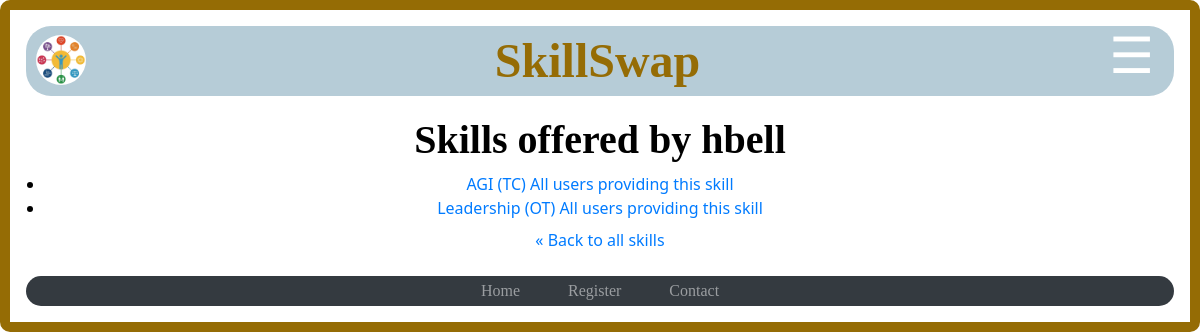
Screenshot of /browse/user/hbell/ with the database file from the repository.
### skills/models.py (models this page shows, shortened)
class AddSkills(models.Model):
    user = models.ForeignKey(User, on_delete=models.CASCADE, related_name='userOffer')
    created = models.DateTimeField(auto_now_add=True)
    title = models.CharField(max_length=100)
    category = models.CharField(max_length=2, choices=CATEGORIES, default='OT')
    availability = models.BooleanField()
    location = models.CharField(max_length=100)
    description = models.TextField(max_length=200) # very big, please make it look better
    average_rating = models.FloatField(default=0.0)
    slug = models.SlugField(blank=True)

### browse/views.py (the view)
# urls.py: path('user/<str:username>/', skill_view, name='skills_by_user'),
def skill_view(request, username=None, skill_name=None):
    user = get_object_or_404(User, username=username)
    skills_qs = AddSkills.objects.filter(user=user)
    if skill_name:
        skill = get_object_or_404(skills_qs, title=skill_name)
        return render(request, 'browse/skill_detail.html', {
            'user': user,
            'skill': skill,
        })
    else:
        return render(request, 'browse/skills_by_user.html',{
            'user': user,
            'skills': skills_qs,
        })

### templates/browse/skills_by_user.html (shortened to what this page needs)
{% extends 'base.html' %}
{% block body-block %}
<h1>Skills offered by {{ user.username }}</h1>
<ul>
    {% for skill in skills %}
    <li>
        <a href="{% url 'browse:skill_detail_from_user' username=user.username skill_name=skill.title %}">
            {{ skill.title }} ({{ skill.category }})
        </a>
        <a href="{% url 'browse:users_by_skill' slug=skill.slug %}">
            All users providing this skill
        </a>
    </li>
    {% empty %}
    <li>This user hasn't offered any skills yet.</li>
    {% endfor %}
    <p><a href="{% url 'browse:browse' %}">« Back to all skills</a></p>
{%endblock body-block %}

### static/index.css (style rules this page uses)
*, *::before, *::after { box-sizing: border-box; margin: 0; padding: 0; }
:root { --brand-gold: rgb(149, 108, 5); --brand-light: rgb(185, 239, 248); --brand-dark: rgb(38, 23, 48); --font-base: 'Segoe UI', Tahoma, Geneva, Verdana, sans-serif; --font-heading: 'Segoe UI', Tahoma, Geneva, Verdana, sans-serif; --transition-speed: 0.2s; }
html { font-size: 16px; }
body { font-family: var(--font-base); color: #000; text-align: center; padding: 1rem; border: 0.625rem solid var(--brand-gold); border-radius: 10px; }
h1, h2, h3, h6 { font-family: var(--font-heading); font-weight: bold; margin: 0.5rem 0; }
p { margin: 0.5rem 0; }
p { font-family: 'Segoe UI', Tahoma, 'Geneva', Verdana, sans-serif; color: #000; }
h1, h2,h3, h6 { font-family:fantasy; font-weight: bold; }

### rows the page displays
AddSkills: title "AGI", category "TC"
AddSkills: title "Leadership", category "OT"

### other values shown
{{ user.username }} "hbell"
